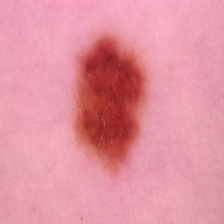
#> input picture dataset/benign/b1.jpg, 224 x 224 px, found by its file name; its folder holds only this picture in this run
$ python mainnew.py
#> lines starting #> are read from the running program, lines starting #| are printed output that depends on the picture; after the words box and inside, x2 and y2 are one past the last pixel; in counts of white or black regions, pixels touching at a corner belong together
#> in analyze_single_image, img is the input picture: shape (224, 224, 3); mean B, G, R 161, 146.7, 225.9
### color_analysis.py
import cv2
import numpy as np

def analyze_color(image):
    """Analyze color characteristics of a mole in the image, using HSV filtering and morphology."""
    hsv = cv2.cvtColor(image, cv2.COLOR_BGR2HSV)
#> hsv: shape (224, 224, 3); mean H, S, V 150.4, 93, 225.9

    # Load HSV values from file
    try:
        with open("hsv_range.txt", "r") as file:
#> (reads hsv_range.txt from the repository)
            h1, s1, v1 = map(int, file.readline().split())
            h2, s2, v2 = map(int, file.readline().split())
    except FileNotFoundError:
        print("HSV range file not found. Please run color_picker.py first.")
        return None, None

    lower_brown = np.array([min(h1, h2), min(s1, s2), min(v1, v2)])
    upper_brown = np.array([max(h1, h2), max(s1, s2), max(v1, v2)])

    print(f"Using HSV Range: Lower: {lower_brown}, Upper: {upper_brown}")

    # Create mask
    mask_brown = cv2.inRange(hsv, lower_brown, upper_brown)
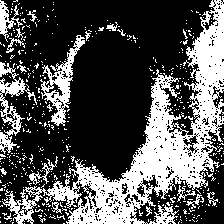
#> mask_brown: shape (224, 224); 32.5% white; 487 white regions (465 under 20 px), largest, box (x1, y1, x2, y2) and area: (2, 0, 224, 224) 11510, (40, 35, 85, 126) 1162, (0, 62, 37, 154) 967

    # Morphological closing to remove black pixels inside the mole
    # dilation followed by erosion
    kernel = np.ones((7, 7), np.uint8)
    mask_brown_cleaned = cv2.morphologyEx(mask_brown, cv2.MORPH_CLOSE, kernel)
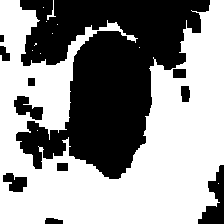
#> mask_brown_cleaned: shape (224, 224); 57.5% white; 11 black regions, largest, box (x1, y1, x2, y2) and area: (16, 0, 210, 179) 19245, (198, 165, 224, 224) 775, (14, 96, 43, 120) 396

    # Calculate the percentage
    brown_pixels = cv2.countNonZero(mask_brown_cleaned)
#> brown_pixels = 28838
    total_pixels = image.shape[0] * image.shape[1]
#> total_pixels = 50176
    brown_percentage = (brown_pixels / total_pixels) * 100
#> brown_percentage = 57.47

    result_image = cv2.bitwise_and(image, image, mask=mask_brown_cleaned)
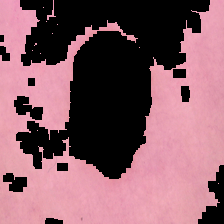
#> result_image: shape (224, 224, 3); mean B, G, R 101.6, 91.7, 133.8

    #return brown_percentage, result_image
    return brown_percentage, result_image, lower_brown, upper_brown

### mainnew.py
import cv2
import os
import pandas as pd
from color_analysis import analyze_color
from symmetry_analysisM import analyze_symmetry
from border_irregularity import calculate_border_irregularity
from classification import classify_mole


def analyze_single_image(image_path):
    img = cv2.imread(image_path)
    if img is None:
        print(f"Failed to load image: {image_path}")
        return None

#> (the run stopped early here; a loop or call above may not have finished)
